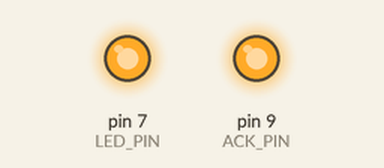
A sketch run on a simulated Arduino Uno, built with avr-gcc and run on an emulated ATmega328P. Shown: output pins drawn as LEDs (lit = HIGH). Pins used as bus, display or sensor lines are not drawn.

Above: at 0.1 s.
At 1.0 s:
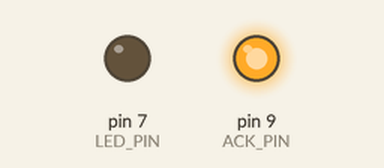
Timing chart, 0 to 2.5 s (numbered marks = the images above):
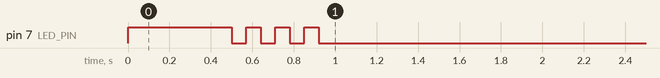

The sketch:

ArduinoSPISlave.ino
```cpp
/*

Arduino SPI Slave for Playstation 2

Based on busslave's work form 2012

Arduino pin |  AVR pin | PSX pin

9 PB1       |    15    | 9 ACK     (green)
10 -SS      |    16    | 6 ATT     (yellow)
11 MOSI     |    17    | 2 COMMAND (orange)
12 MISO     |    18    | 1 DATA    (brown)
13 SCK      |    19    | 7 CLOCK   (blue)
                       | 4 GND
*/

#include "Arduino.h"
#include <avr/io.h>
#include <avr/interrupt.h>
#include <util/delay.h>

#define F_CPU 16000000
#define ARDUINO 101

#define SPI_PORT PORTB
#define SPI_PINS PINB
#define SPI_DDR  DDRB
#define SPI_PINS  PINB

#define ACK_PIN   1 //PB1
#define ATT_PIN   2 //~SS
#define CMD_PIN   3 //MOSI
#define DATA_PIN  4 //MISO
#define CLK_PIN   5 //SCK

#define DATA_LEN 5

#define LED_PIN 7

#define _DEBUG 0

char control_data[2] = {0xFF,0xFF};

volatile uint8_t data_buff[DATA_LEN]={0x41,0x5A,0xFF,0xFF,0xFF}; // Reply: nothing pressed.
volatile uint8_t command_buff[DATA_LEN]={0x01,0x42,0x00,0x00,0x00};

volatile uint8_t curr_byte=0;
volatile uint8_t next_byte=0;

void setup();
void loop();

void setup() {

  // Begin Serial communication with Pi
  Serial.begin(38400);

  //SPI_PORT setup.
  SPI_DDR |= (1<<ACK_PIN); // output
  SPI_PORT |= (1<<ACK_PIN); // set HIGH
  SPI_DDR |= (1<<DATA_PIN); // output
  SPI_PORT |= (1<<DATA_PIN); // set HIGH

  //SPI setup.
  PRR &= ~(1<<PRSPI);  // Set to 0 to ensure power to SPI module.
  SPSR|=(1<<SPI2X);    // Fosc/32. @16MHz==500KHz.
  //SPCR|=(1<<SPR1);   // Fosc/64. @16MHz==250KHz.
  SPCR|=(1<<CPHA);     // Setup @ leading edge, sample @ falling edge.
  SPCR|=(1<<CPOL);     // Leading edge is falling edge, trailing edge is rising edge.
  SPCR &= ~(1<<MSTR);  // MSTR bit is zero, SPI is slave.
  SPCR|=(1<<DORD);     // Byte is transmitted LSB first, MSB last.
  SPCR|=(1<<SPE);      // Enable SPI.
  SPCR|=(1<<SPIE);     // Enable Serial Transfer Complete (STC) interrupt.
  SPDR=0xFF;

  sei(); // Enable global interrupts.

  // Indicate Reset
  pinMode(LED_PIN, OUTPUT);
  digitalWrite(LED_PIN, HIGH);
  delay(500);
  digitalWrite(LED_PIN, LOW);
  delay(70);
  digitalWrite(LED_PIN, HIGH);
  delay(70);
  digitalWrite(LED_PIN, LOW);
  delay(70);
  digitalWrite(LED_PIN, HIGH);
  delay(70);
  digitalWrite(LED_PIN, LOW);
  delay(70);
  digitalWrite(LED_PIN, HIGH);
  delay(70);
  digitalWrite(LED_PIN, LOW);

  if (_DEBUG) {
    Serial.println("");
    Serial.println("-----------------------------------");
    Serial.println("Playstation 2 Protocol initialized.");
    Serial.println("-----------------------------------");
  }

}

/* SPI interrupt */
ISR(SPI_STC_vect) {

  // Byte received from the master
  uint8_t inbyte = SPDR;

  // FIX ME : Manage other cases ? (other commands from the master?)
  if (inbyte == command_buff[curr_byte]) {

    // We put the next byte in the buffer, to be send along the next clock cycle
    SPDR = data_buff[curr_byte];
    curr_byte++;

    // We need to ACK (PS2 Protocol)
    if (curr_byte < DATA_LEN) { // ACK goes low.
      SPI_PORT &= ~(1<<PORTB1);
      _delay_us(10); // For 10µseconds
      SPI_PORT |= (1<<PORTB1);
    } else { // Except for the last packet
      SPDR = 0xFF;
      curr_byte = 0;
    }

  } else {

    SPDR = 0xFF;
    curr_byte = 0;

  }

}

void loop() {

  /* Reads input from Serial connection */
  /*
    We're going to read 2 characters = 2 x 1 byte
    It's going to be read as a char but then translated
    to HEX, taking only the lower byte
  */

  if (Serial.available() >= 2) {

    Serial.readBytes(control_data, 2); // Read 16 bits

    // DEBUG
    if (_DEBUG) {
      Serial.print("Command : 0x");
      Serial.print(lowByte(control_data[0]), HEX);
      Serial.print(" 0x");
      Serial.print(lowByte(control_data[1]), HEX);
      Serial.println("");
    }

    // We store the new commands in the data_buff buffer
    data_buff[2] = lowByte(control_data[0]);
    data_buff[3] = lowByte(control_data[1]);

    // Led
    if (lowByte(control_data[0]) != 255 || lowByte(control_data[1]) != 255){
      digitalWrite(LED_PIN, HIGH);
    } else {
      digitalWrite(LED_PIN, LOW);
    }

  }

}
```
